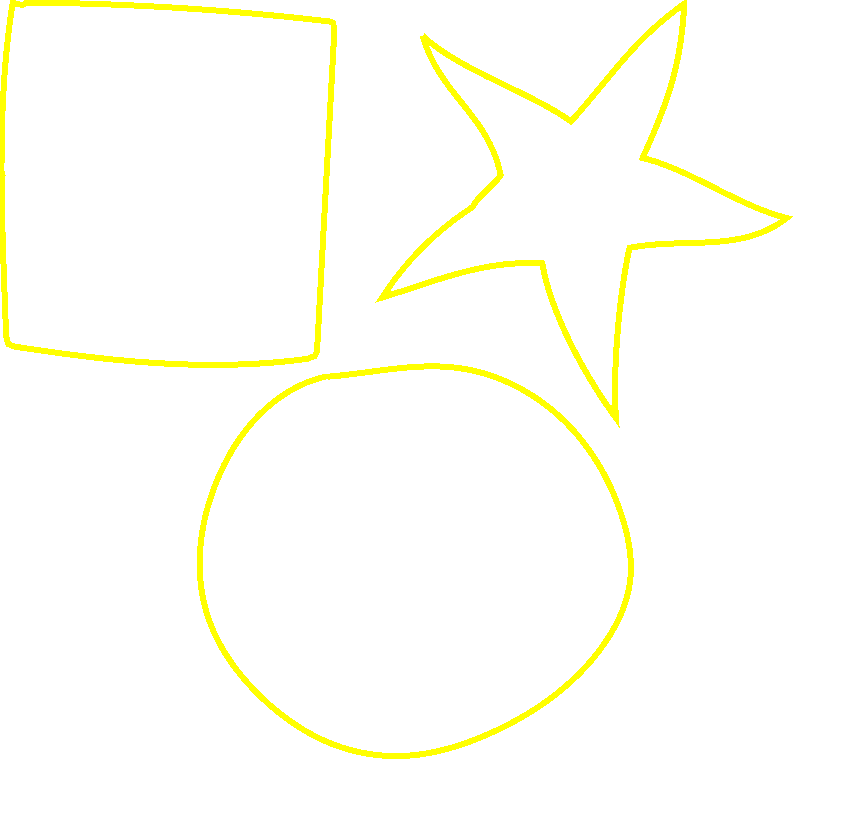
#> input picture adobe_test/test.png, 864 x 831 px
$ jupyter execute --allow-errors open_cv_test.ipynb
#> lines starting #> are read from the running program, lines starting #| are printed output that depends on the picture; after the words box and inside, x2 and y2 are one past the last pixel; in counts of white or black regions, pixels touching at a corner belong together
### get svg points array from csv

[cell 1]
csv_name = "./isolated.csv"

[cell 2]
import numpy as np

csv_path = csv_name


def read_csv(csv_path):
#> called with csv_path = './isolated.csv'
    np_path_XYs = np.genfromtxt(csv_path, delimiter=",")
    path_XYs = []
    for i in np.unique(np_path_XYs[:, 0]):
        npXYs = np_path_XYs[np_path_XYs[:, 0] == i][:, 1:]
        XYs = []
        for j in np.unique(npXYs[:, 0]):
            XY = npXYs[npXYs[:, 0] == j][:, 1:]
            XYs.append(XY)
        path_XYs.append(XYs)
    return path_XYs


paths = read_csv(csv_path)
print(paths)

[cell 3]
import numpy as np
from scipy.interpolate import make_interp_spline
import matplotlib.pyplot as plt

# Create spline interpolation of the data


#> (the rest of this cell did not finish here and is left out)

[cell 4]
import numpy as np
import matplotlib.pyplot as plt

x, y = [], []
for path_XY in paths:
    for XY in path_XY:
        x.append(XY[:, 0])
        y.append(XY[:, 1])

x = np.array(x[2])
y = np.array(y[2])


plt.plot(x, y)
plt.title("Curve plotted using the given points")
plt.xlabel("X")
plt.ylabel("Y")
plt.show()
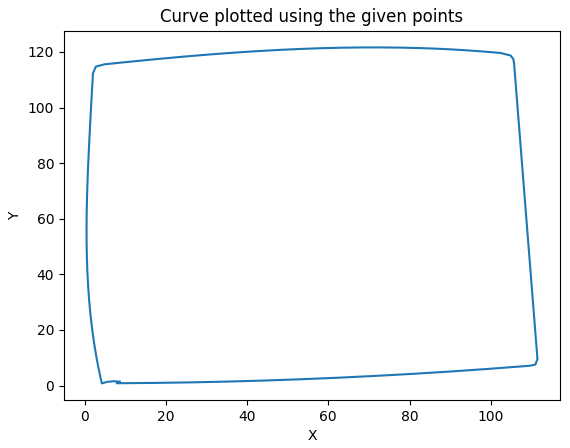
#> figure drawn by matplotlib, 1 panel

[cell 5]
import numpy as np
# from scipy.interpolate import CubicSpline
import bezier
import matplotlib.pyplot as plt

# Generate points on a circle
# if x[0] != x[-1] or y[0] != y[-1]:
#     x = np.append(x, x[0])
#     y = np.append(y, y[0])
nodes = np.asfortranarray([x, y])

# Create a Bézier curve from the nodes
curves = []
#> (the rest of this cell did not finish here and is left out)

[cell 6]
import numpy as np
import matplotlib.pyplot as plt

class FitCurves:
    @staticmethod
    def bezier_ii(degree, V, t):
        Vtemp = np.copy(V)
        for i in range(1, degree + 1):
            for j in range(degree - i + 1):
                Vtemp[j] = (1.0 - t) * Vtemp[j] + t * Vtemp[j + 1]
        return Vtemp[0]

    @staticmethod
    def newton_raphson_root_find(Q, P, u):
        Q = np.array(Q)  # Ensure Q is a NumPy array
        P = np.array(P)  # Ensure P is a NumPy array

        Q_u = FitCurves.bezier_ii(3, Q, u)
        Q1 = 3 * (Q[1:] - Q[:-1])
        Q2 = 2 * (Q1[1:] - Q1[:-1])
        Q1_u = FitCurves.bezier_ii(2, Q1, u)
        Q2_u = FitCurves.bezier_ii(1, Q2, u)

        numerator = np.dot(Q_u - P, Q1_u)
        denominator = np.dot(Q1_u, Q1_u) + np.dot(Q_u - P, Q2_u)

        if denominator == 0:
            return u

        return u - numerator / denominator

    @staticmethod
    def fit_curve(points, error):
        t_hat1 = FitCurves.compute_left_tangent(points, 0)
        t_hat2 = FitCurves.compute_right_tangent(points, len(points) - 1)
        result = []
        FitCurves.fit_cubic(points, 0, len(points) - 1, t_hat1, t_hat2, error, result)
        return np.array(result)

    @staticmethod
    def fit_cubic(points, first, last, t_hat1, t_hat2, error, result):
        iteration_error = error * error
        n_pts = last - first + 1

        if n_pts == 2:
            dist = np.linalg.norm(points[first] - points[last]) / 3.0
            bez_curve = [
                points[first],
                points[first] + t_hat1 * dist,
                points[last] + t_hat2 * dist,
                points[last],
            ]
            result.extend(bez_curve[1:])
            return

        u = FitCurves.chord_length_parameterize(points, first, last)
        bez_curve = FitCurves.generate_bezier(points, first, last, u, t_hat1, t_hat2)
        max_error, split_point = FitCurves.compute_max_error(
            points, first, last, bez_curve, u
        )

        if max_error < error:
            result.extend(bez_curve[1:])
            return

        if max_error < iteration_error:
            for i in range(4):
                u_prime = FitCurves.reparameterize(points, first, last, u, bez_curve)
                bez_curve = FitCurves.generate_bezier(
                    points, first, last, u_prime, t_hat1, t_hat2
                )
                max_error, split_point = FitCurves.compute_max_error(
                    points, first, last, bez_curve, u_prime
                )
                if max_error < error:
                    result.extend(bez_curve[1:])
                    return
                u = u_prime

        t_hat_center = FitCurves.compute_center_tangent(points, split_point)
        FitCurves.fit_cubic(
            points, first, split_point, t_hat1, t_hat_center, error, result
        )
        FitCurves.fit_cubic(
            points, split_point, last, -t_hat_center, t_hat2, error, result
        )

    @staticmethod
    def generate_bezier(points, first, last, u_prime, t_hat1, t_hat2):
#> called with points = array of shape (423, 2), first = 0, last = 422, u_prime = array of shape (423,), t_hat1 = array of shape (2,), t_hat2 = array of shape (2,)
        n_pts = last - first + 1
        A = np.zeros((n_pts, 2, 2))
        C = np.zeros((2, 2))
        X = np.zeros(2)

        for i in range(n_pts):
            A[i, 0] = t_hat1 * FitCurves.B1(u_prime[i])
            A[i, 1] = t_hat2 * FitCurves.B2(u_prime[i])

        for i in range(n_pts):
            C[0, 0] += np.dot(A[i, 0], A[i, 0])
            C[0, 1] += np.dot(A[i, 0], A[i, 1])
            C[1, 1] += np.dot(A[i, 1], A[i, 1])
            tmp = points[first + i] - (
                points[first] * FitCurves.B0(u_prime[i])
                + points[first] * FitCurves.B1(u_prime[i])
                + points[last] * FitCurves.B2(u_prime[i])
                + points[last] * FitCurves.B3(u_prime[i])
            )
            X[0] += np.dot(A[i, 0], tmp)
            X[1] += np.dot(A[i, 1], tmp)

        C[1, 0] = C[0, 1]

        det_C0_C1 = C[0, 0] * C[1, 1] - C[1, 0] * C[0, 1]
        det_C0_X = C[0, 0] * X[1] - C[1, 0] * X[0]
        det_X_C1 = X[0] * C[1, 1] - X[1] * C[0, 1]

        alpha_l = 0.0 if det_C0_C1 == 0 else det_X_C1 / det_C0_C1
        alpha_r = 0.0 if det_C0_C1 == 0 else det_C0_X / det_C0_C1

        seg_length = np.linalg.norm(points[first] - points[last])
        epsilon = 1.0e-6 * seg_length

        if alpha_l < epsilon or alpha_r < epsilon:
            dist = seg_length / 3.0
            bez_curve = [
                points[first],
                points[first] + t_hat1 * dist,
                points[last] + t_hat2 * dist,
                points[last],
            ]
            return bez_curve

        bez_curve = [
            points[first],
            points[first] + t_hat1 * alpha_l,
            points[last] + t_hat2 * alpha_r,
            points[last],
        ]
        return bez_curve

    @staticmethod
    def reparameterize(points, first, last, u, bez_curve):
        n_pts = last - first + 1
        u_prime = np.zeros(n_pts)

        for i in range(n_pts):
            u_prime[i] = FitCurves.newton_raphson_root_find(
                bez_curve, points[first + i], u[i]
            )

        return u_prime

    @staticmethod
    def compute_max_error(points, first, last, bez_curve, u):
#> called with points = array of shape (423, 2), first = 0, last = 422, u = array of shape (423,)
        max_dist = 0.0
        split_point = (last - first + 1) // 2

        for i in range(first + 1, last):
            P = FitCurves.bezier_ii(3, bez_curve, u[i - first])
            dist = np.linalg.norm(P - points[i]) ** 2
            if dist >= max_dist:
                max_dist = dist
                split_point = i

        return max_dist, split_point

    @staticmethod
    def compute_left_tangent(points, end):
        t_hat1 = points[end + 1].astype(float) - points[end].astype(float)
        t_hat1 /= np.linalg.norm(t_hat1)
        return t_hat1

    @staticmethod
    def compute_right_tangent(points, end):
        t_hat2 = points[end - 1].astype(float) - points[end].astype(float)
        t_hat2 /= np.linalg.norm(t_hat2)
        return t_hat2


    @staticmethod
    def compute_center_tangent(points, center):
        V1 = points[center - 1] - points[center]
        V2 = points[center + 1] - points[center]
        t_hat_center = V1 + V2
        t_hat_center /= np.linalg.norm(t_hat_center)
        return t_hat_center

    @staticmethod
    def chord_length_parameterize(points, first, last):
        u = np.zeros(last - first + 1)
        for i in range(1, last - first + 1):
            u[i] = u[i - 1] + np.linalg.norm(points[first + i] - points[first + i - 1])
        u /= u[-1]
        return u

    @staticmethod
    def B0(u):
        return (1.0 - u) ** 3

    @staticmethod
    def B1(u):
        return 3 * u * (1.0 - u) ** 2

    @staticmethod
    def B2(u):
        return 3 * u ** 2 * (1.0 - u)

    @staticmethod
    def B3(u):
        return u ** 3

# x = np.array([0, 1, 2, 3, 4])
# y = np.array([0, 1, 4, 1, 0])
points = np.column_stack((x, y))

error = 4.0
result = FitCurves.fit_curve(points, error)
result = np.array(result)

plt.plot(x, y, 'ro', label='Original Points')
plt.plot(result[:, 0], result[:, 1], 'b-', label='Fitted Bezier Curve')
plt.legend()
plt.show()
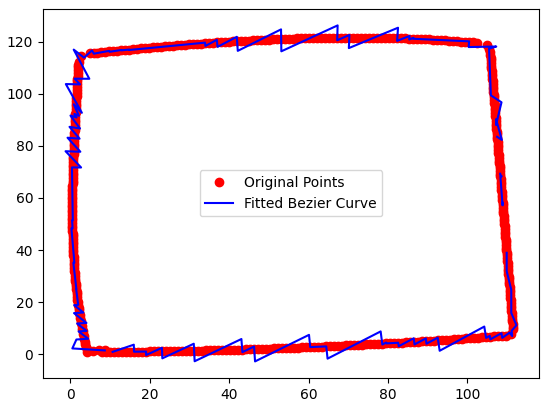
#> figure drawn by matplotlib, 1 panel

[cell 7]
import numpy as np
import matplotlib.pyplot as plt

# Class for fitting curves
class FitCurves:
    MAXPOINTS = 10000

    @staticmethod
    def fit_curve(points, error):
        points = np.array(points)  # Ensure points are numpy array
        logging.debug(f'Points: {points}')
        t_hat1 = FitCurves.compute_left_tangent(points, 0)
        t_hat2 = FitCurves.compute_right_tangent(points, len(points) - 1)
        result = []
        FitCurves.fit_cubic(points, 0, len(points) - 1, t_hat1, t_hat2, error, result)
        logging.debug(f'Fitted result: {result}')
        return result

    # [142 lines left out: functions fit_cubic, generate_bezier, reparameterize, newton_raphson_root_find, bezier_ii, not called in this run]

    @staticmethod
    def B0(u):
        return (1.0 - u) ** 3

    @staticmethod
    def B1(u):
        return 3 * u * (1.0 - u) ** 2

    @staticmethod
    def B2(u):
        return 3 * u**2 * (1.0 - u)

    @staticmethod
    def B3(u):
        return u**3

    # [45 lines left out: functions compute_left_tangent, compute_right_tangent, compute_center_tangent, chord_length_parameterize, compute_max_error, not called in this run]

# Sample points from your CSV (assuming they're read into `x` and `y` arrays)
points = np.column_stack((x, y))

# Fit the curve with a specified error tolerance
error = 4.0  # Adjust the error tolerance as needed
#> (the rest of this cell did not finish here and is left out)

[cell 8]
import svgwrite
import cairosvg


def polylines2svg(
    paths_XYs,
    svg_path,
    colours=["yellow"],
):
#> called with svg_path = 'test.svg'
    W, H = 0, 0
    for path_XYs in paths_XYs:
        for XY in path_XYs:
            W, H = max(W, np.max(XY[:, 0])), max(H, np.max(XY[:, 1]))
    padding = 0.1
    W, H = int(W + padding * W), int(H + padding * H)
    # Create a new SVG drawing
    dwg = svgwrite.Drawing(svg_path, profile="tiny", shape_rendering="crispEdges")
    group = dwg.g()
    for i, path in enumerate(paths_XYs):
        path_data = []
        c = colours[i % len(colours)]
        for XY in path:
            path_data.append(("M", (XY[0, 0], XY[0, 1])))
            for j in range(1, len(XY)):
                path_data.append(("L", (XY[j, 0], XY[j, 1])))
            # if not np.allclose(XY[0], XY[-1]):
            #     path_data.append(("Z", None))
        group.add(dwg.path(d=path_data, fill="none", stroke=c, stroke_width=2))
    dwg.add(group)
    dwg.save()
    png_path = svg_path.replace(".svg", ".png")
    fact = max(1, 1024 // min(H, W))
    cairosvg.svg2png(
        url=svg_path,
        write_to=png_path,
        parent_width=W,
        parent_height=H,
        output_width=fact * W,
        output_height=fact * H,
        background_color="white",
    )
    return


polylines2svg(paths, "test.svg")
#> (the call stopped at in polylines2svg, `dwg = svgwrite.Drawing(svg_path, profile="tiny", shape_rendering="cris..`: svgwrite is not available in this run)

[cell 9]
import os

#> (the rest of this cell did not finish here and is left out)

[cell 10]
import numpy as np
print(np.__version__)

[cell 11]
import cv2
print(cv2.__version__)

### import opencv and initialization

[cell 12]
import numpy as np
import cv2  # Only for displaying results, not for shape detection

def detect_shapes(image_path):
    # Load the image
#> called with image_path = 'test.png'
    img = cv2.imread(image_path)
#> img is the input picture: shape (831, 864, 3); mean B, G, R 246, 255, 255

    # Convert to HSV color space
    hsv = cv2.cvtColor(img, cv2.COLOR_BGR2HSV)
#> hsv: shape (831, 864, 3); mean H, S, V 1.1, 9, 255

    # Define color thresholds (adjust as needed)
    lower_yellow = np.array([20, 100, 100])
    upper_yellow = np.array([30, 255, 255])

    # Create masks
    mask_yellow = cv2.inRange(hsv, lower_yellow, upper_yellow)
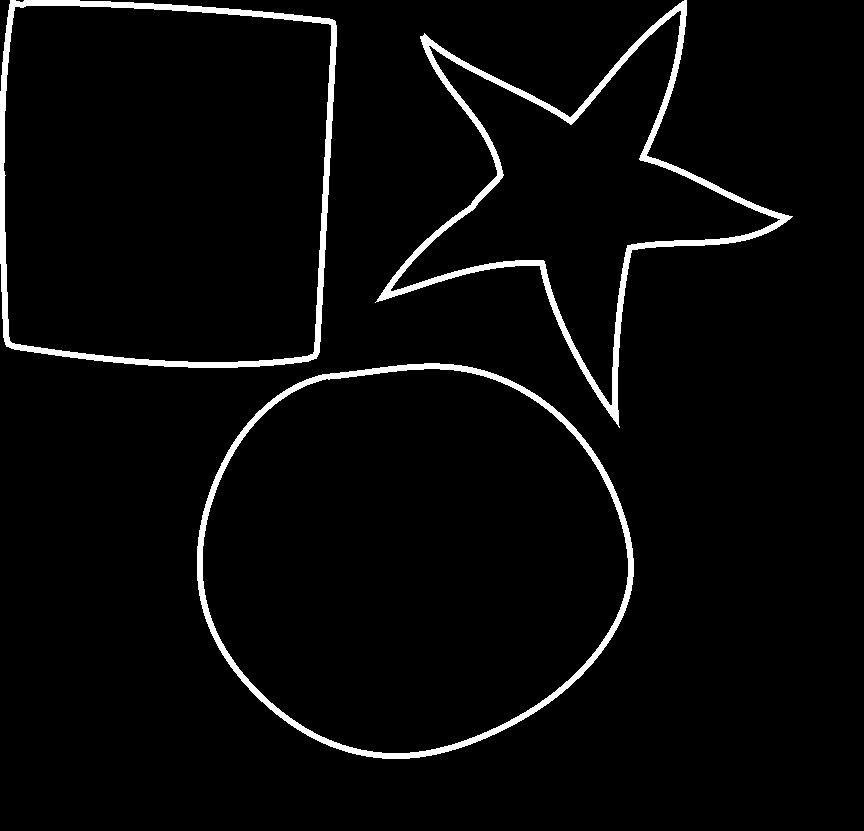
#> mask_yellow: shape (831, 864); 3.5% white; 3 white regions

    # Find contours (connected components)
    contours, _ = cv2.findContours(mask_yellow, cv2.RETR_TREE, cv2.CHAIN_APPROX_SIMPLE)
#> contours = 6 contours; box (x1, y1, x2, y2) and area: (197, 363, 634, 759) 134446, (202, 368, 629, 754) 127878, (0, 0, 337, 368) 115822, (3, 5, 332, 363) 109405, (375, 0, 793, 428) 55175, (390, 10, 781, 406) 46720

    for cnt in contours:
        approx = cv2.approxPolyDP(cnt, 0.04 * cv2.arcLength(cnt, True), True)

        # Calculate area to filter out small contours
        area = cv2.contourArea(cnt)
        if area < 500:  # Adjust threshold as needed
            continue

        if len(approx) == 4:
            shape = "square"
            # Draw a green square border
            x, y, w, h = cv2.boundingRect(cnt)
            cv2.rectangle(img, (x, y), (x + w, y + h), (0, 255, 0), 2)
        elif len(approx) > 4 and area > 1000:  # Filter out small circles
            shape = "circle"
            # Draw a blue circle border
            (x, y), radius = cv2.minEnclosingCircle(cnt)
            center = (int(x), int(y))
            radius = int(radius)
            cv2.circle(img, center, radius, (255, 0, 0), 2)
        else:
            shape = "unknown"

        # Draw label
        x, y, w, h = cv2.boundingRect(cnt)
        cv2.putText(img, shape, (x, y - 10), cv2.FONT_HERSHEY_SIMPLEX, 0.5, (0, 255, 0), 2)
#> this loop made 6 passes
#> (area, shape, radius, center) on passes 1 to 4: (134446, 'circle', 218, (414, 562)), (127877.5, 'circle', 213, (414, 563)), (55175, 'circle', 228, (577, 201)), (46720, 'circle', 211, (577, 195))
#> (approx, area, shape) on passes 5 to 6: ([[10, 0], [6, 346], [316, 358], [335, 21]], 115822, 'square'), ([[15, 6], [331, 25], [312, 354], [9, 340]], 109405, 'square')
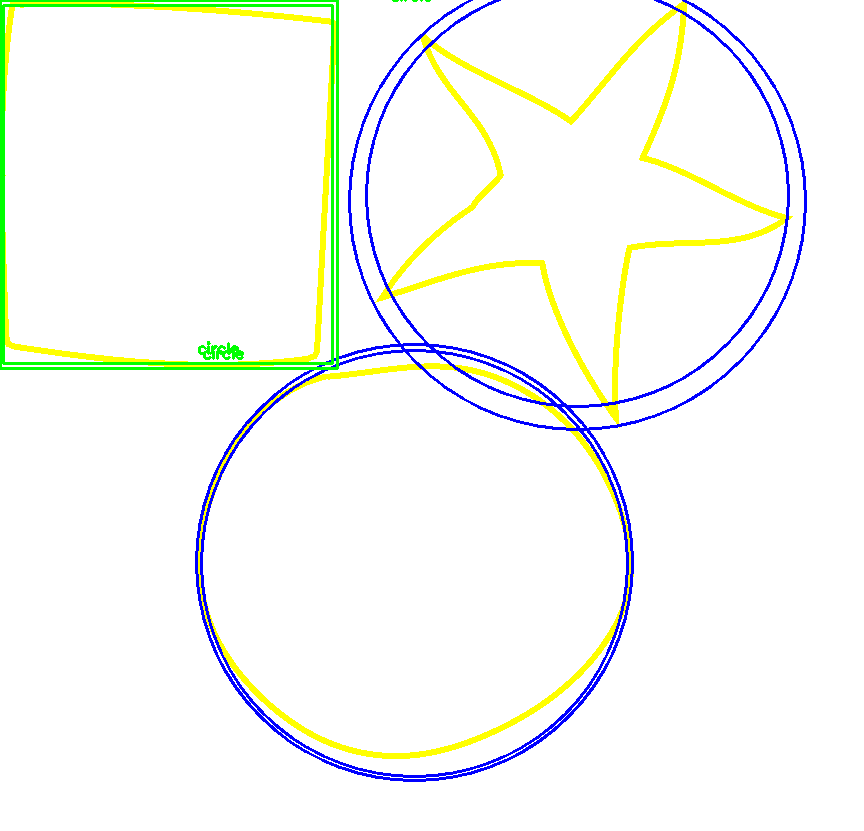
#> img: shape (831, 864, 3); 3.22% of pixels changed, all inside (x1, y1, x2, y2) = (0, 0, 807, 782)

    cv2.namedWindow('Shapes', cv2.WINDOW_NORMAL)
    cv2.resizeWindow('Shapes', 600, 600)
    cv2.imshow("Shapes", img)
    cv2.waitKey(0)
    cv2.destroyAllWindows()

# Example usage
image_path = "test.png"
detect_shapes(image_path)
